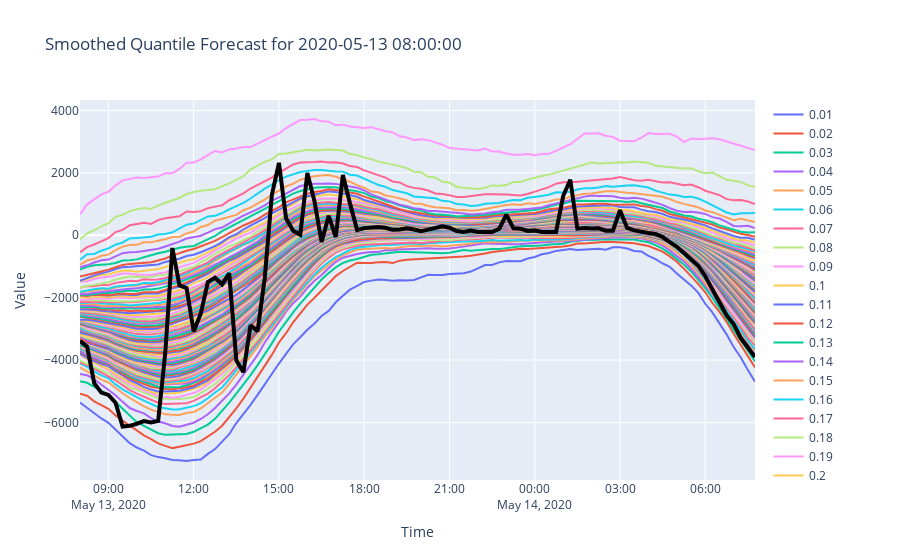

Write notebook code for a chart like this one.
### Code cell
fc_quantile_smoothed_over_time = pf.smooth_quantiles_over_time(fc_quantile_sorted, window_size=5)
plot_specific_day(fc_quantile_smoothed_over_time, gt, time_to_plot, title=f'Smoothed Quantile Forecast for {time_to_plot}')
